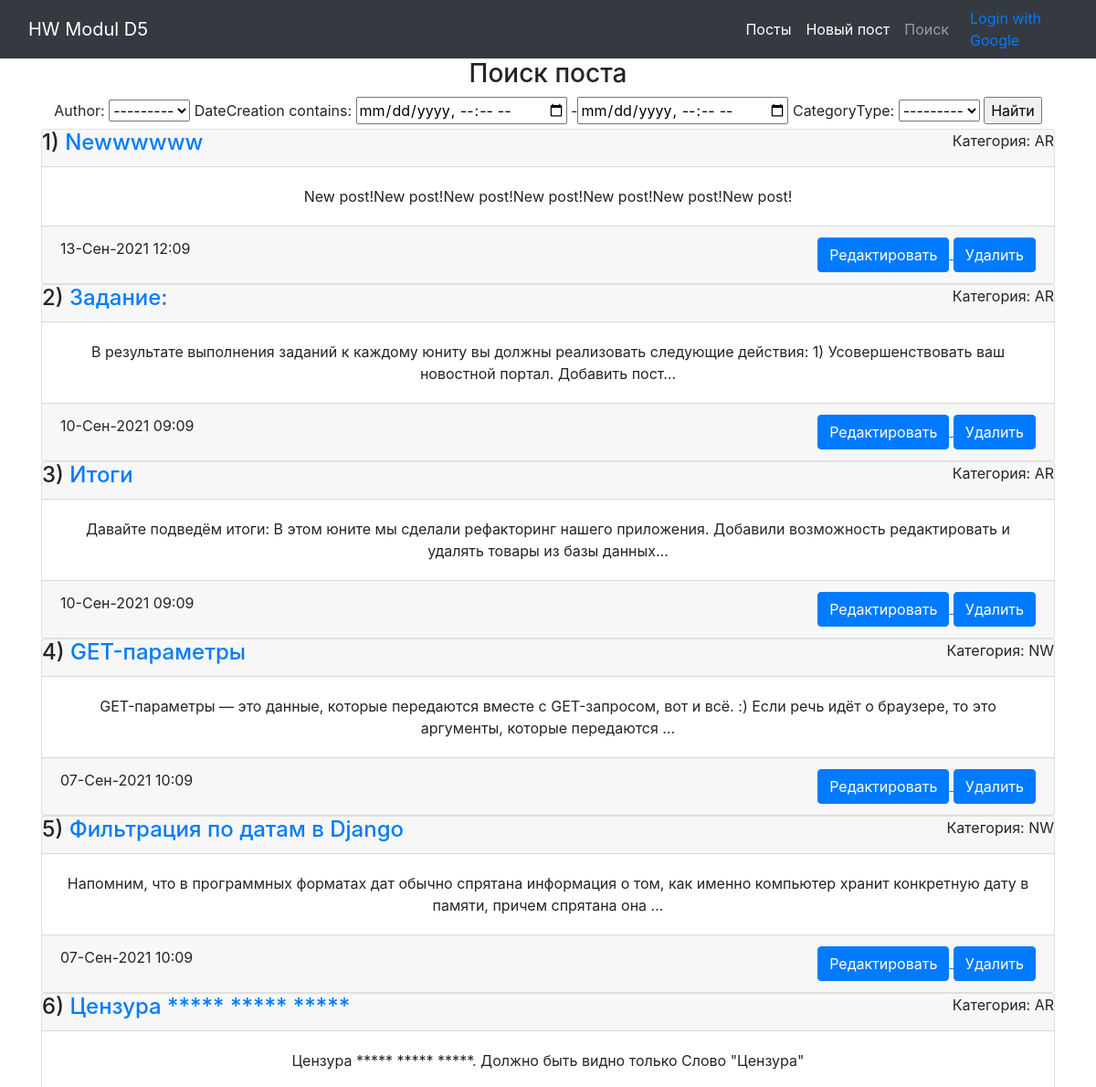
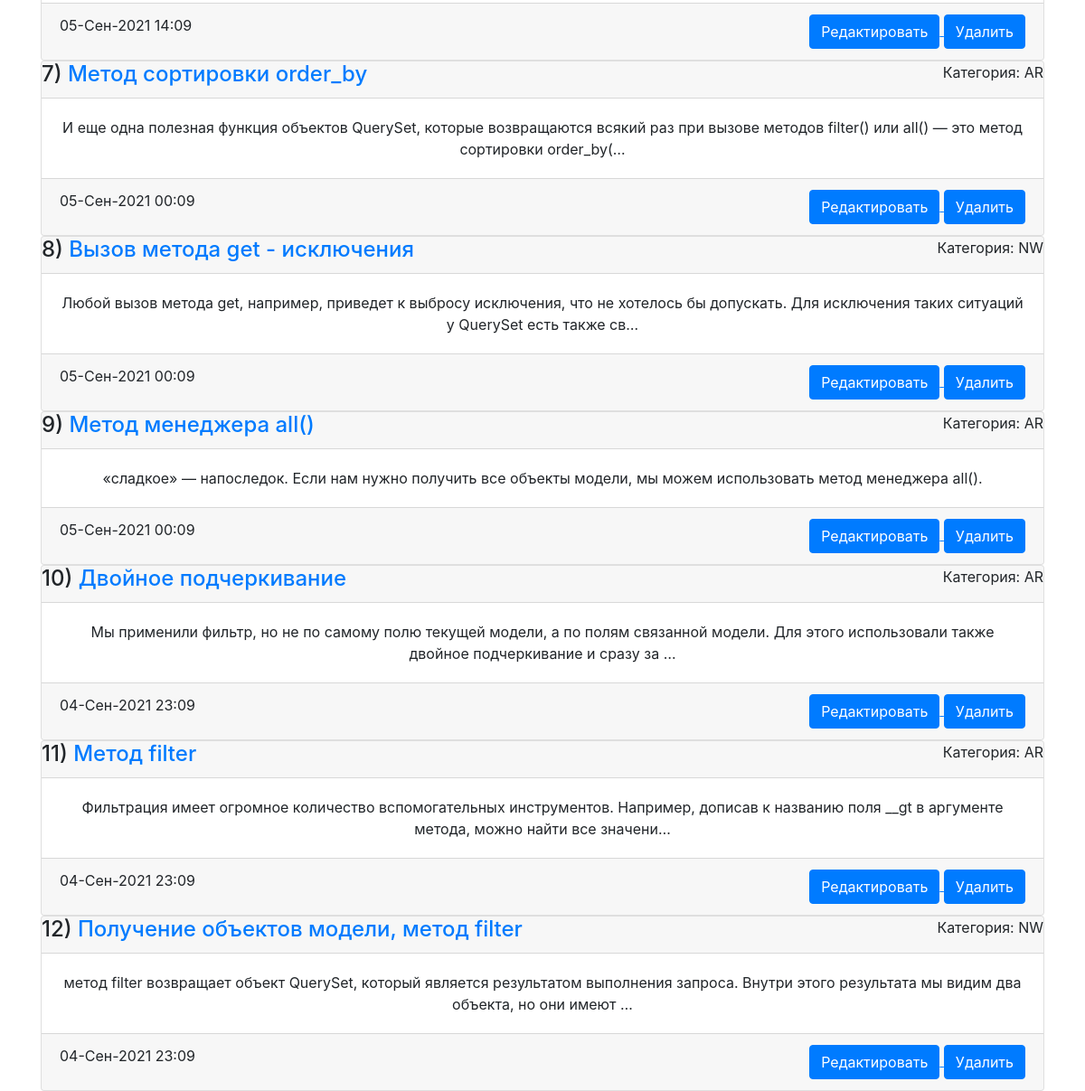
Page /news/search/ on the earlier database version (2 pictures, top to bottom).
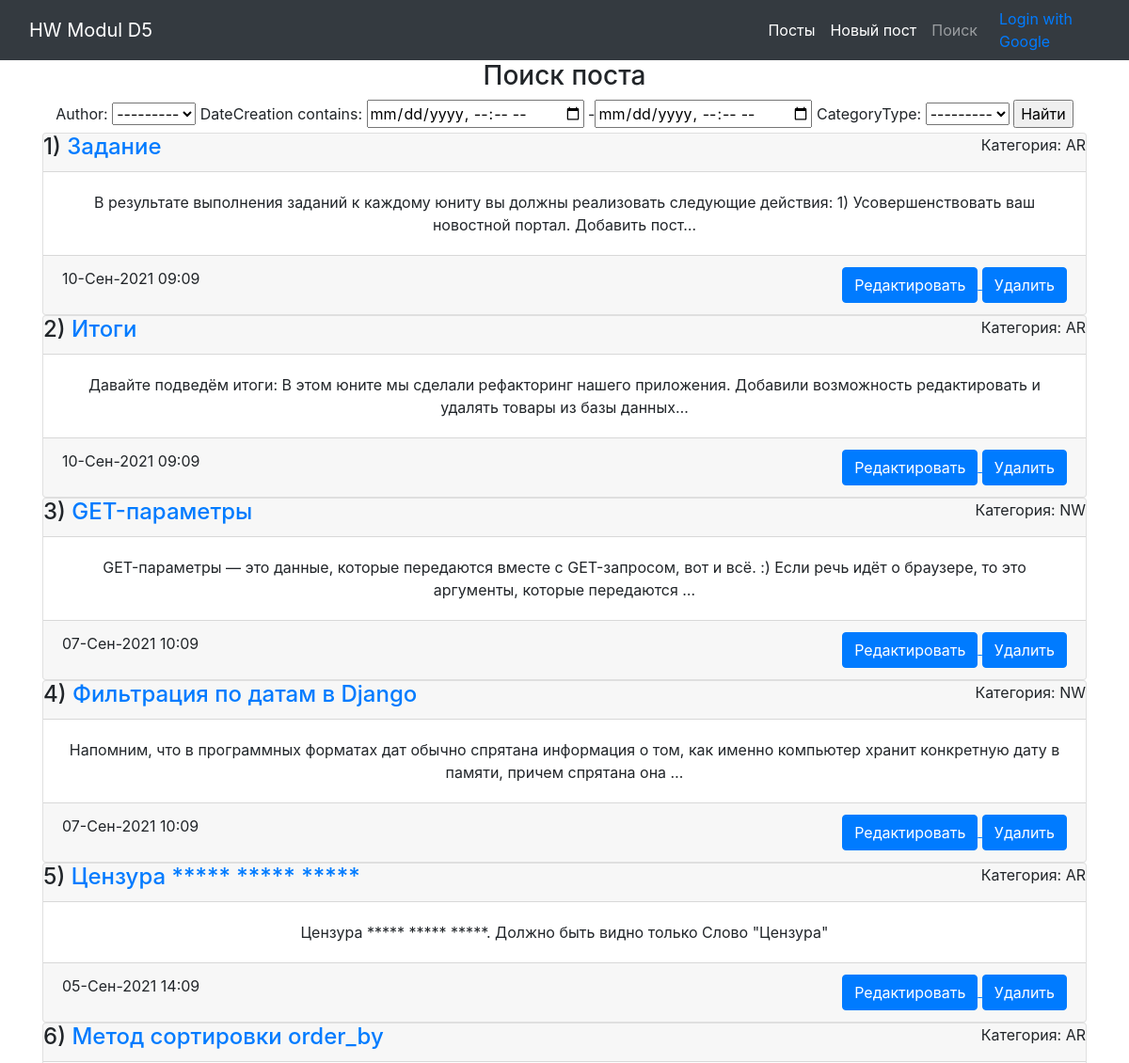
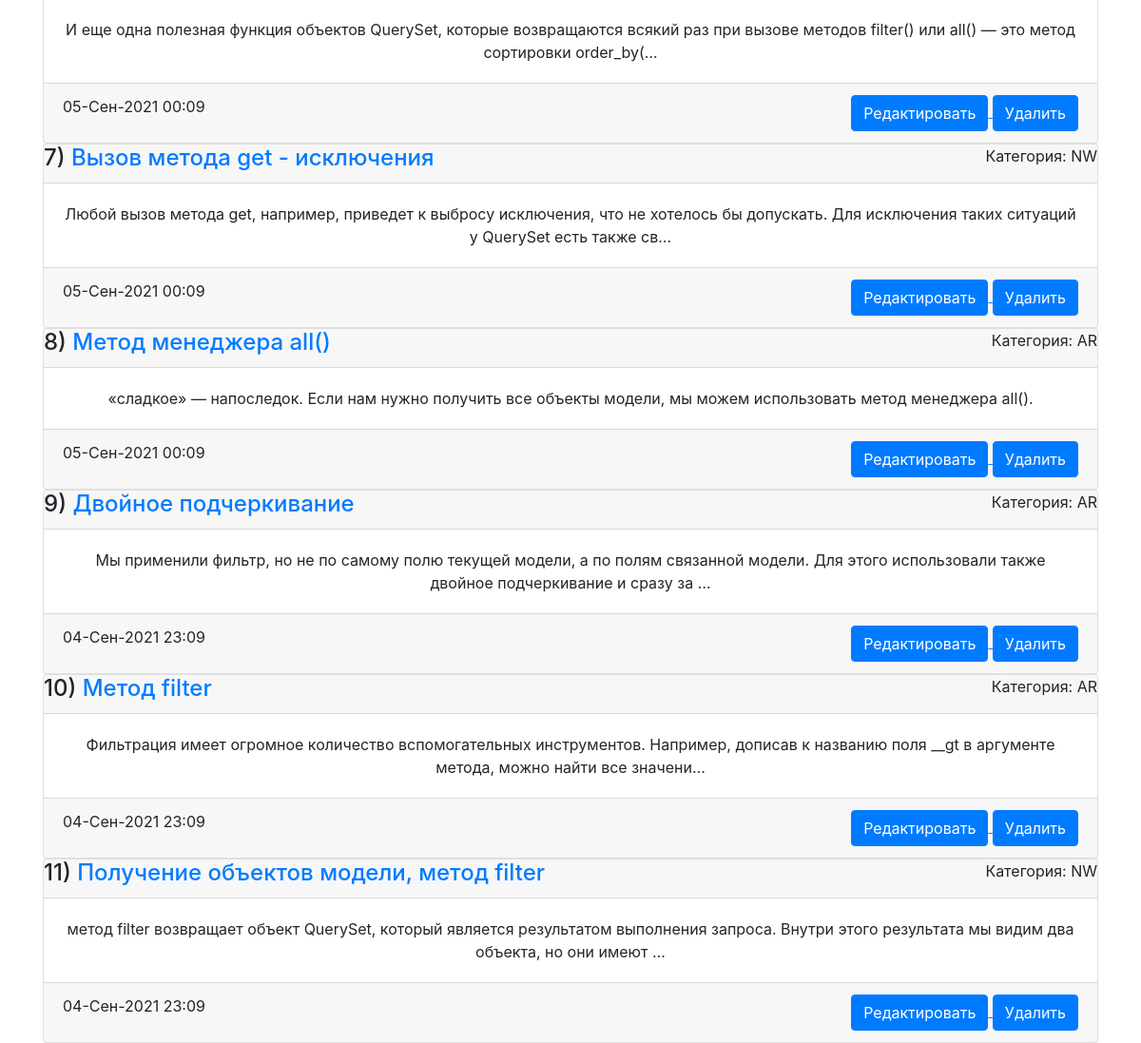
Same page on the later database version (2 pictures, top to bottom).
### news/models.py (models this page shows, shortened)
class Post(models.Model):
    author = models.ForeignKey(Author, on_delete=models.CASCADE)
    NEWS = 'Новость'
    ARTICLE = 'Статья'
    CATEGORY_CHOICES = (
        (NEWS, 'Новость'),
        (ARTICLE, 'Статья'),
    )
    categoryType = models.CharField(
        max_length=7, choices=CATEGORY_CHOICES, default=ARTICLE)
    dateCreation = models.DateTimeField(auto_now_add=True)
    postCategory = models.ManyToManyField(Category, through='PostCategory')
    title = models.CharField(max_length=128)
    text = models.TextField()
    rating = models.SmallIntegerField(default=0)

### news/views.py (the view)
# urls.py: path('search/', PostSearch.as_view(), name='search'),
class PostSearch(PostList):
    template_name = 'flatpages/search.html'
    context_object_name = 'search'
    filter_class = PostFilter
    def get_filter(self):
        return PostFilter(self.request.GET, queryset=super().get_queryset())
    def get_queryset(self):
        return self.get_filter().qs
    def get_context_data(self, *args, **kwargs):
        context = super().get_context_data(*args, **kwargs)
        context['filter'] = PostFilter(
            self.request.GET, queryset=self.get_queryset())
        return context

### news/models.py (called while the page is built)
    def __str__(self) -> str:
        return self.authorUser.username

### news/templatetags/custom_filters.py (called while the page is built)
@register.filter(name='censor')
def censor(value):
    for word in censor_list:
        value = value.replace(word, '*****')
    return value

### news/views.py (called while the page is built)
    def get_context_data(self, **kwargs):
        context = super().get_context_data(**kwargs)
        context['is_not_authors'] = not self.request.user.groups.filter(
            name='authors').exists()
        return context

### templates/flatpages/search.html (shortened to what this page needs)
{% extends 'flatpages/default.html' %}
{% load custom_filters %}
{% block content %}
<h3>Поиск поста</h3>
<form method="GET">
    {{ filter.form }}
    <input type="submit" value="Найти">
</form>
{% if filter %}
{% for news in filter.qs %}
<div class="card">
    <div class="card-header">
        <h4>{{ forloop.counter }}) <a href="{% url 'post' news.id %}">{{ news.title|censor }}</a></h4>
        <p>Категория: {{ news.categoryType }}</p>
    </div>
    <div class="card-body">
        {{ news.text|truncatechars:150|censor }}
    </div>
    <div class="card-footer">
        {{ news.dateCreation|date:'d-M-Y H:m' }}
        <div>
            <a href="{% url 'post_update' news.id %}"><u> <button type="submit"
                        class="btn btn-primary">Редактировать</button> </u></a>
            <a href="{% url 'post_delete' news.id %}"><u> <button type="submit" class="btn btn-primary">Удалить</button>
                </u></a>
        </div>
    </div>
</div>
{% endfor %}
{% endif %}
{% endblock content %}

Differences in the rows shown:
removed Post: title|censor "Newwwwww", categoryType "AR", text|censor "New post!New post!New post!New post!New post!New post!New post!", dateCreation "13-Сен-2021 12:09"
changed Post: title|censor "Задание:" → "Задание"
